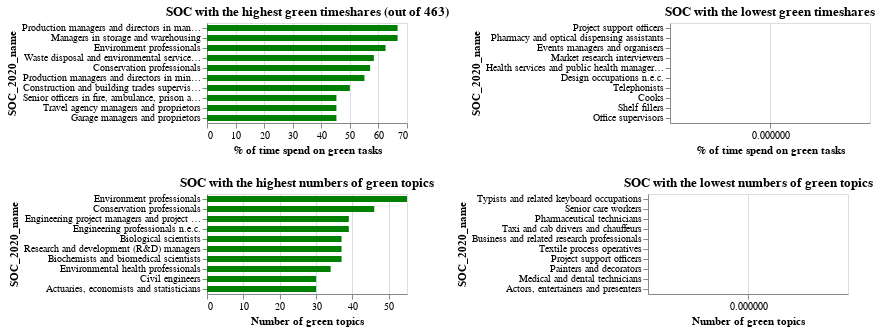

Here is the notebook cell this chart was saved with:
### Code cell
widths = 200

dataset_has_greentimes = occ_measures_per_occ[pd.notnull(occ_measures_per_occ["GREEN TIMESHARE"])]
most_green_timeshare_occ_chart = alt.Chart(
    dataset_has_greentimes.sort_values(by="GREEN TIMESHARE", ascending=False).head(10),
    title=f"SOC with the highest green timeshares (out of {len(occ_measures_per_occ)})"
).mark_bar(size=6, color= "green").encode(
    x= alt.X("GREEN TIMESHARE", title="% of time spend on green tasks"),
    y=alt.Y("SOC_2020_name", sort=None),
    tooltip=["GREEN TIMESHARE", "SOC_2020_name"]
).properties(height=100, width=widths)

least_green_timeshare_occ_chart = alt.Chart(
    dataset_has_greentimes.sort_values(by="GREEN TIMESHARE", ascending=True).head(10),
    title="SOC with the lowest green timeshares"
).mark_bar(size=6, color= "#EB003B").encode(
    x= alt.X("GREEN TIMESHARE", title="% of time spend on green tasks"),
    y=alt.Y("SOC_2020_name", sort=None),
    tooltip=["GREEN TIMESHARE", "SOC_2020_name"]
).properties(height=100, width=widths)

measure_col_name = 'GREEN TOPICS'
dataset_has_greentopics = occ_measures_per_occ[pd.notnull(occ_measures_per_occ[measure_col_name])]
most_green_topics_occ_chart = alt.Chart(
    dataset_has_greentopics.sort_values(by=measure_col_name, ascending=False).head(10),
    title="SOC with the highest numbers of green topics"
).mark_bar(size=6, color= "green").encode(
    x= alt.X(measure_col_name, title="Number of green topics"),
    y=alt.Y("SOC_2020_name", sort=None),
    tooltip=[measure_col_name, "SOC_2020_name"]
).properties(height=100, width=widths)

least_green_topics_occ_chart = alt.Chart(
    dataset_has_greentopics.sort_values(by=measure_col_name, ascending=True).head(10),
    title="SOC with the lowest numbers of green topics"
).mark_bar(size=6, color= "#EB003B").encode(
    x= alt.X(measure_col_name, title="Number of green topics"),
    y=alt.Y("SOC_2020_name", sort=None),
    tooltip=[measure_col_name, "SOC_2020_name"]
).properties(height=100, width=widths)

print(f"{len(occ_measures_per_occ)} unique SOCs")
occ_greenness_most_least = (most_green_timeshare_occ_chart | least_green_timeshare_occ_chart) & (
    most_green_topics_occ_chart | least_green_topics_occ_chart
)

occ_greenness_most_least.save(f'{graph_dir}/occ_greenness_most_least.html')
occ_greenness_most_least

### Figure 1 — Vega-Lite specification as saved in the notebook (floating-point values rounded to 4 significant figures)
{"config": {"view": {"continuousWidth": 400, "continuousHeight": 300}}, "vconcat": [{"hconcat": [{"data": {"name": "data-372a633095bb5d68690eda843c19cc00"}, "mark": {"type": "bar", "color": "green", "size": 6}, "encoding": {"tooltip": [{"field": "GREEN TIMESHARE", "type": "quantitative"}, {"field": "SOC_2020_name", "type": "nominal"}], "x": {"field": "GREEN TIMESHARE", "title": "% of time spend on green tasks", "type": "quantitative"}, "y": {"field": "SOC_2020_name", "sort": null, "type": "nominal"}}, "height": 100, "title": "SOC with the highest green timeshares (out of 463)", "width": 200}, {"data": {"name": "data-5409fc431fe249fa4943421bbb842085"}, "mark": {"type": "bar", "color": "#EB003B", "size": 6}, "encoding": {"tooltip": [{"field": "GREEN TIMESHARE", "type": "quantitative"}, {"field": "SOC_2020_name", "type": "nominal"}], "x": {"field": "GREEN TIMESHARE", "title": "% of time spend on green tasks", "type": "quantitative"}, "y": {"field": "SOC_2020_name", "sort": null, "type": "nominal"}}, "height": 100, "title": "SOC with the lowest green timeshares", "width": 200}]}, {"hconcat": [{"data": {"name": "data-140f080419a230c2d9f1b272d83b9b8f"}, "mark": {"type": "bar", "color": "green", "size": 6}, "encoding": {"tooltip": [{"field": "GREEN TOPICS", "type": "quantitative"}, {"field": "SOC_2020_name", "type": "nominal"}], "x": {"field": "GREEN TOPICS", "title": "Number of green topics", "type": "quantitative"}, "y": {"field": "SOC_2020_name", "sort": null, "type": "nominal"}}, "height": 100, "title": "SOC with the highest numbers of green topics", "width": 200}, {"data": {"name": "data-07ee61269b86979f27b7e1d68e3517e4"}, "mark": {"type": "bar", "color": "#EB003B", "size": 6}, "encoding": {"tooltip": [{"field": "GREEN TOPICS", "type": "quantitative"}, {"field": "SOC_2020_name", "type": "nominal"}], "x": {"field": "GREEN TOPICS", "title": "Number of green topics", "type": "quantitative"}, "y": {"field": "SOC_2020_name", "sort": null, "type": "nominal"}}, "height": 100, "title": "SOC with the lowest numbers of green topics", "width": 200}]}], "$schema": "https://vega.github.io/schema/vega-lite/v4.17.0.json", "datasets": {"data-372a633095bb5d68690eda843c19cc00": [{"SOC_2020": "1121", "SOC_2010": "1121", "SOC_2020_name": "Production managers and directors in manufacturing", "GREEN CATEGORY": "Green Enhanced Skills", "GREEN/NOT GREEN": "Green", "GREEN TIMESHARE": 66.7, "GREEN TOPICS": 1, "num_job_advs": 398}, {"SOC_2020": "1242", "SOC_2010": "1121", "SOC_2020_name": "Managers in storage and warehousing", "GREEN CATEGORY": "Green Enhanced Skills", "GREEN/NOT GREEN": "Green", "GREEN TIMESHARE": 66.7, "GREEN TOPICS": 1, "num_job_advs": 181}, {"SOC_2020": "2152", "SOC_2010": "2142", "SOC_2020_name": "Environment professionals", "GREEN CATEGORY": "Green New & Emerging", "GREEN/NOT GREEN": "Green", "GREEN TIMESHARE": 62.5, "GREEN TOPICS": 55, "num_job_advs": 2314}, {"SOC_2020": "1254", "SOC_2010": "1255", "SOC_2020_name": "Waste disposal and environmental services managers", "GREEN CATEGORY": "Green New & Emerging", "GREEN/NOT GREEN": "Green", "GREEN TIMESHARE": 58.4, "GREEN TOPICS": 5, "num_job_advs": 56}, {"SOC_2020": "2151", "SOC_2010": "2141", "SOC_2020_name": "Conservation professionals", "GREEN CATEGORY": "Green New & Emerging", "GREEN/NOT GREEN": "Green", "GREEN TIMESHARE": 57.1, "GREEN TOPICS": 46, "num_job_advs": 95}, {"SOC_2020": "1123", "SOC_2010": "1123", "SOC_2020_name": "Production managers and directors in mining and energy", "GREEN CATEGORY": "Green New & Emerging", "GREEN/NOT GREEN": "Green", "GREEN TIMESHARE": 55.1, "GREEN TOPICS": 7, "num_job_advs": 19}, {"SOC_2020": "5330", "SOC_2010": "5330", "SOC_2020_name": "Construction and building trades supervisors", "GREEN CATEGORY": "Green New & Emerging", "GREEN/NOT GREEN": "Green", "GREEN TIMESHARE": 50.0, "GREEN TOPICS": 2, "num_job_advs": 41}, {"SOC_2020": "1163", "SOC_2010": "1173", "SOC_2020_name": "Senior officers in fire, ambulance, prison and related services", "GREEN CATEGORY": "Non-Green", "GREEN/NOT GREEN": "Non-green", "GREEN TIMESHARE": 45.3, "GREEN TOPICS": 0, "num_job_advs": 61}, {"SOC_2020": "1225", "SOC_2010": "1226", "SOC_2020_name": "Travel agency managers and proprietors", "GREEN CATEGORY": "Non-Green", "GREEN/NOT GREEN": "Non-green", "GREEN TIMESHARE": 45.3, "GREEN TOPICS": 0, "num_job_advs": 9}, {"SOC_2020": "1252", "SOC_2010": "1252", "SOC_2020_name": "Garage managers and proprietors", "GREEN CATEGORY": "Non-Green", "GREEN/NOT GREEN": "Non-green", "GREEN TIMESHARE": 45.3, "GREEN TOPICS": 0, "num_job_advs": 5}], "data-5409fc431fe249fa4943421bbb842085": [{"SOC_2020": "3543", "SOC_2010": "4159", "SOC_2020_name": "Project support officers", "GREEN CATEGORY": "Non-Green", "GREEN/NOT GREEN": "Non-green", "GREEN TIMESHARE": 0.0, "GREEN TOPICS": 0, "num_job_advs": 184}, {"SOC_2020": "7114", "SOC_2010": "7114", "SOC_2020_name": "Pharmacy and optical dispensing assistants", "GREEN CATEGORY": "Non-Green", "GREEN/NOT GREEN": "Non-green", "GREEN TIMESHARE": 0.0, "GREEN TOPICS": 0, "num_job_advs": 6}, {"SOC_2020": "3557", "SOC_2010": "3546", "SOC_2020_name": "Events managers and organisers", "GREEN CATEGORY": "Non-Green", "GREEN/NOT GREEN": "Non-green", "GREEN TIMESHARE": 0.0, "GREEN TOPICS": 1, "num_job_advs": 155}, {"SOC_2020": "7214", "SOC_2010": "7215", "SOC_2020_name": "Market research interviewers", "GREEN CATEGORY": "Non-Green", "GREEN/NOT GREEN": "Non-green", "GREEN TIMESHARE": 0.0, "GREEN TOPICS": 0, "num_job_advs": 1}, {"SOC_2020": "1171", "SOC_2010": "1181", "SOC_2020_name": "Health services and public health managers and directors", "GREEN CATEGORY": "Non-Green", "GREEN/NOT GREEN": "Non-green", "GREEN TIMESHARE": 0.0, "GREEN TOPICS": 3, "num_job_advs": 45}, {"SOC_2020": "3429", "SOC_2010": "3122", "SOC_2020_name": "Design occupations n.e.c.", "GREEN CATEGORY": "Non-Green", "GREEN/NOT GREEN": "Non-green", "GREEN TIMESHARE": 0.0, "GREEN TOPICS": 0, "num_job_advs": 145}, {"SOC_2020": "7212", "SOC_2010": "7213", "SOC_2020_name": "Telephonists", "GREEN CATEGORY": "Non-Green", "GREEN/NOT GREEN": "Non-green", "GREEN TIMESHARE": 0.0, "GREEN TOPICS": 0, "num_job_advs": 5}, {"SOC_2020": "5435", "SOC_2010": "5435", "SOC_2020_name": "Cooks", "GREEN CATEGORY": "Non-Green", "GREEN/NOT GREEN": "Non-green", "GREEN TIMESHARE": 0.0, "GREEN TOPICS": 0, "num_job_advs": 37}, {"SOC_2020": "9241", "SOC_2010": "9251", "SOC_2020_name": "Shelf fillers", "GREEN CATEGORY": "Non-Green", "GREEN/NOT GREEN": "Non-green", "GREEN TIMESHARE": 0.0, "GREEN TOPICS": 0, "num_job_advs": 12}, {"SOC_2020": "4142", "SOC_2010": "4162", "SOC_2020_name": "Office supervisors", "GREEN CATEGORY": "Non-Green", "GREEN/NOT GREEN": "Non-green", "GREEN TIMESHARE": 0.0, "GREEN TOPICS": 0, "num_job_advs": 136}], "data-140f080419a230c2d9f1b272d83b9b8f": [{"SOC_2020": "2152", "SOC_2010": "2142", "SOC_2020_name": "Environment professionals", "GREEN CATEGORY": "Green New & Emerging", "GREEN/NOT GREEN": "Green", "GREEN TIMESHARE": 62.5, "GREEN TOPICS": 55, "num_job_advs": 2314}, {"SOC_2020": "2151", "SOC_2010": "2141", "SOC_2020_name": "Conservation professionals", "GREEN CATEGORY": "Green New & Emerging", "GREEN/NOT GREEN": "Green", "GREEN TIMESHARE": 57.1, "GREEN TOPICS": 46, "num_job_advs": 95}, {"SOC_2020": "2127", "SOC_2010": "2129", "SOC_2020_name": "Engineering project managers and project engineers", "GREEN CATEGORY": "Green New & Emerging", "GREEN/NOT GREEN": "Green", "GREEN TIMESHARE": 21.1, "GREEN TOPICS": 39, "num_job_advs": 94}, {"SOC_2020": "2129", "SOC_2010": "2129", "SOC_2020_name": "Engineering professionals n.e.c.", "GREEN CATEGORY": "Green New & Emerging", "GREEN/NOT GREEN": "Green", "GREEN TIMESHARE": 21.1, "GREEN TOPICS": 39, "num_job_advs": 475}, {"SOC_2020": "2112", "SOC_2010": "2112", "SOC_2020_name": "Biological scientists", "GREEN CATEGORY": "Green Increased Demand", "GREEN/NOT GREEN": "Green", "GREEN TIMESHARE": 15.6, "GREEN TOPICS": 37, "num_job_advs": 33}, {"SOC_2020": "2161", "SOC_2010": "2112", "SOC_2020_name": "Research and development (R&D) managers ", "GREEN CATEGORY": "Green Increased Demand", "GREEN/NOT GREEN": "Green", "GREEN TIMESHARE": 15.6, "GREEN TOPICS": 37, "num_job_advs": 141}, {"SOC_2020": "2113", "SOC_2010": "2112", "SOC_2020_name": "Biochemists and biomedical scientists", "GREEN CATEGORY": "Green Increased Demand", "GREEN/NOT GREEN": "Green", "GREEN TIMESHARE": 15.6, "GREEN TOPICS": 37, "num_job_advs": 4}, {"SOC_2020": "2483", "SOC_2010": "2463", "SOC_2020_name": "Environmental health professionals", "GREEN CATEGORY": "Non-Green", "GREEN/NOT GREEN": "Non-green", "GREEN TIMESHARE": 8.5, "GREEN TOPICS": 34, "num_job_advs": 36}, {"SOC_2020": "2121", "SOC_2010": "2121", "SOC_2020_name": "Civil engineers", "GREEN CATEGORY": "Green Enhanced Skills", "GREEN/NOT GREEN": "Green", "GREEN TIMESHARE": 22.5, "GREEN TOPICS": 30, "num_job_advs": 467}, {"SOC_2020": "2433", "SOC_2010": "2425", "SOC_2020_name": "Actuaries, economists and statisticians", "GREEN CATEGORY": "Green New & Emerging", "GREEN/NOT GREEN": "Green", "GREEN TIMESHARE": 12.5, "GREEN TOPICS": 30, "num_job_advs": 103}], "data-07ee61269b86979f27b7e1d68e3517e4": [{"SOC_2020": "4217", "SOC_2010": "4217", "SOC_2020_name": "Typists and related keyboard occupations", "GREEN CATEGORY": "Non-Green", "GREEN/NOT GREEN": "Non-green", "GREEN TIMESHARE": 0.0, "GREEN TOPICS": 0, "num_job_advs": 1}, {"SOC_2020": "6136", "SOC_2010": "6146", "SOC_2020_name": "Senior care workers", "GREEN CATEGORY": "Non-Green", "GREEN/NOT GREEN": "Non-green", "GREEN TIMESHARE": 0.0, "GREEN TOPICS": 0, "num_job_advs": 17}, {"SOC_2020": "3212", "SOC_2010": "3217", "SOC_2020_name": "Pharmaceutical technicians", "GREEN CATEGORY": "Non-Green", "GREEN/NOT GREEN": "Non-green", "GREEN TIMESHARE": 0.0, "GREEN TOPICS": 0, "num_job_advs": 2}, {"SOC_2020": "8213", "SOC_2010": "8214", "SOC_2020_name": "Taxi and cab drivers and chauffeurs", "GREEN CATEGORY": "Non-Green", "GREEN/NOT GREEN": "Non-green", "GREEN TIMESHARE": 0.0, "GREEN TOPICS": 0, "num_job_advs": 7}, {"SOC_2020": "2434", "SOC_2010": "2426", "SOC_2020_name": "Business and related research professionals", "GREEN CATEGORY": "Non-Green", "GREEN/NOT GREEN": "Non-green", "GREEN TIMESHARE": 25.1, "GREEN TOPICS": 0, "num_job_advs": 98}, {"SOC_2020": "8112", "SOC_2010": "9139", "SOC_2020_name": "Textile process operatives", "GREEN CATEGORY": "Non-Green", "GREEN/NOT GREEN": "Non-green", "GREEN TIMESHARE": 9.1, "GREEN TOPICS": 0, "num_job_advs": 28}, {"SOC_2020": "3543", "SOC_2010": "4159", "SOC_2020_name": "Project support officers", "GREEN CATEGORY": "Non-Green", "GREEN/NOT GREEN": "Non-green", "GREEN TIMESHARE": 0.0, "GREEN TOPICS": 0, "num_job_advs": 184}, {"SOC_2020": "5323", "SOC_2010": "5323", "SOC_2020_name": "Painters and decorators", "GREEN CATEGORY": "Non-Green", "GREEN/NOT GREEN": "Non-green", "GREEN TIMESHARE": 0.0, "GREEN TOPICS": 0, "num_job_advs": 3}, {"SOC_2020": "3213", "SOC_2010": "3218", "SOC_2020_name": "Medical and dental technicians", "GREEN CATEGORY": "Non-Green", "GREEN/NOT GREEN": "Non-green", "GREEN TIMESHARE": 1.7, "GREEN TOPICS": 0, "num_job_advs": 8}, {"SOC_2020": "3413", "SOC_2010": "3413", "SOC_2020_name": "Actors, entertainers and presenters", "GREEN CATEGORY": "Non-Green", "GREEN/NOT GREEN": "Non-green", "GREEN TIMESHARE": 0.0, "GREEN TOPICS": 0, "num_job_advs": 1}]}}
